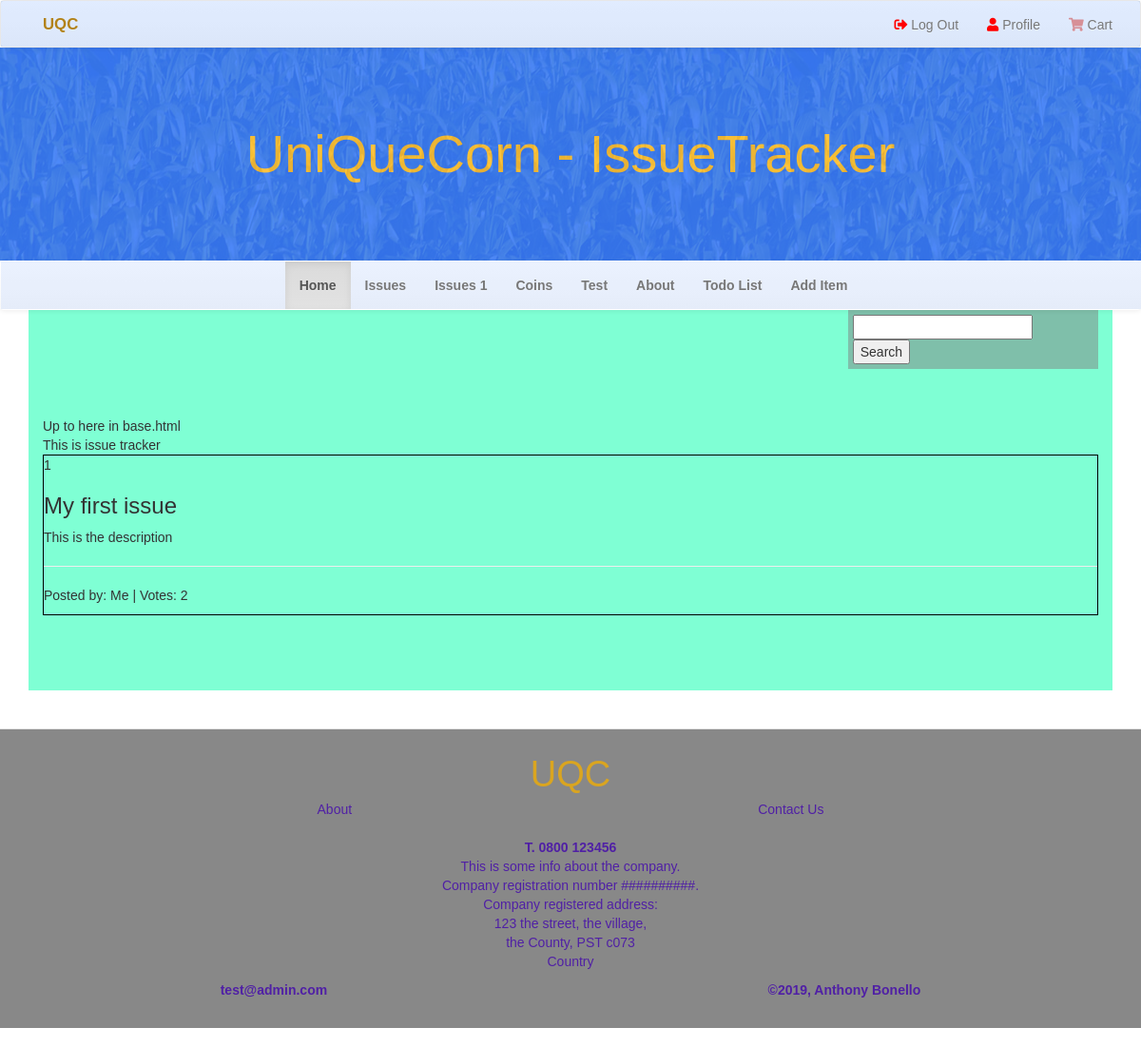
The page /issues/1 (signed in) on the database as committed earlier.
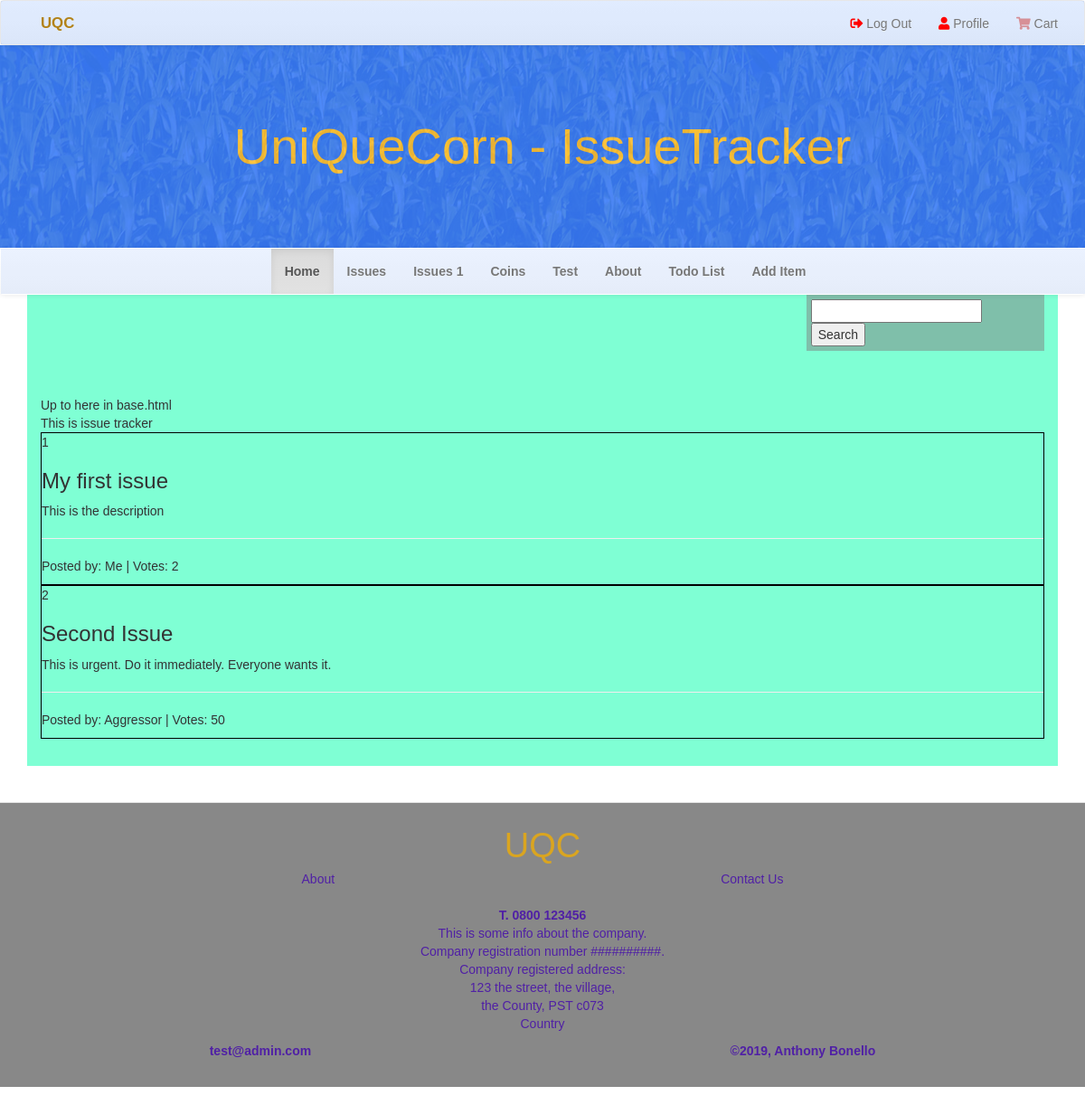
The same page on the database as committed later.
### issuetracker/models.py (models this page shows)
class Issue(models.Model):
    title = models.CharField(max_length=100, default='')
    description = models.TextField()
    posted_by = models.CharField(max_length=50, default='User')
    votes = models.IntegerField()
    def __str__(self):
        return "{}: {} | posted by {}".format(self.title, self.description, self.posted_by)
    class Meta:
        verbose_name_plural = "Issues"

### issuetracker/views.py (the view)
# urls.py: url(r'^issues/', include(issuetracker_urls)),
@login_required()
def issues(request):
    allIssues = Issue.objects.all()
    print(allIssues[0])
    return render(request, "issue_tracker.html", {'issues': allIssues})

### cart/contexts.py (called while the page is built)
def cart_contents(request):
    cart = request.session.get('cart', {})
    cart_items = []
    total = 0
    product_count = 0
    for id, quantity in cart.items():
        product = get_object_or_404(Product, pk=id)
        total += quantity * product.price
        product_count += quantity
        cart_items.append({'id': id, 'quantity': quantity, 'product': product})
    return {'cart_items': cart_items, 'total': total, 'product_count': product_count}

### issuetracker/templates/issue_tracker.html (shortened to what this page needs)
<!DOCTYPE html>
<html lang="en">
{% extends "base.html" %}
{% block showcase %}
<div class="main-title">
    <div class="color-cover"></div>
    <div class="title">
        <h1>UniQueCorn - IssueTracker</h1>
    </div>
</div>
{% endblock showcase %}
{% block content %}
    This is issue tracker
    {% for each in issues %}
        <div style="border: 1px solid black">
                <p> {{ each.id }}</p>
                <h3> {{ each.title }}</h3>
                <p> {{ each.description }}</p>
                <hr>
                <p> Posted by: {{ each.posted_by }} | Votes: {{ each.votes }} </p>
        </div>
    {% endfor %}
    {% endblock %}

Rows that differ between the two databases and show on the page:
added Issue: id "2", title "Second Issue", description "This is urgent. Do it immediately. Everyone wants it.", posted_by "Aggressor", votes "50"
